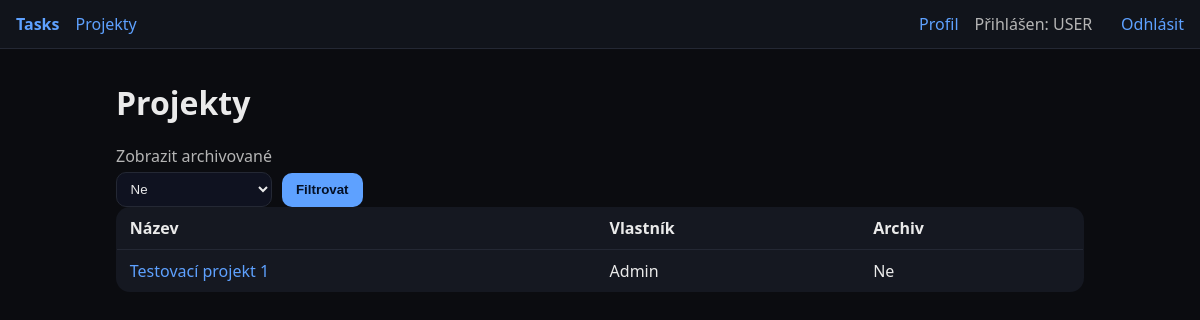
Page /projects (signed in) on the committed database.
### app/models.py (models this page shows)
class Project(Base):
    __tablename__ = "projects"
    id: Mapped[int] = mapped_column(Integer, primary_key=True)
    name: Mapped[str] = mapped_column(String, index=True)
    description: Mapped[str] = mapped_column(Text, default="")
    archived: Mapped[bool] = mapped_column(Boolean, default=False)
    owner_id: Mapped[int] = mapped_column(ForeignKey("users.id"))
    created_at: Mapped[datetime] = mapped_column(DateTime, default=func.now())
    owner = relationship("User")
    tasks = relationship("Task", back_populates="project", cascade="all, delete-orphan")
    members = relationship("ProjectMember", back_populates="project", cascade="all, delete-orphan")

class User(Base):
    __tablename__ = "users"
    id: Mapped[int] = mapped_column(Integer, primary_key=True, index=True)
    email: Mapped[str] = mapped_column(String, unique=True, index=True)
    password_hash: Mapped[str] = mapped_column(String)
    full_name: Mapped[str] = mapped_column(String, default="")
    role: Mapped[str] = mapped_column(String, default="USER")
    created_at: Mapped[datetime] = mapped_column(DateTime, default=func.now())
    tasks = relationship("Task", back_populates="assignee")

### app/routers/projects.py (the view)
@router.get("", response_class=HTMLResponse)
def list_projects(request: Request, db: Session = Depends(get_db), user: User = Depends(current_user)):
    projects = db.query(Project).join(ProjectMember, isouter=True).filter(
        (Project.owner_id == user.id) | (ProjectMember.user_id == user.id)
    ).distinct().all()
    return templates.TemplateResponse("projects/list.html", {"request": request, "projects": projects, "user": user})

### templates/projects/list.html (shortened to what this page needs)
{% extends 'base.html' %}
{% block content %}
<h1>Projekty</h1>
<form method="get" class="form inline" action="/projects">
  <label>Zobrazit archivované
    <select name="show_archived">
      <option value="">Ne</option>
    </select>
  </label>
  <button type="submit">Filtrovat</button>
</form>
<table class="table">
  <thead><tr><th>Název</th><th>Vlastník</th><th>Archiv</th></tr></thead>
  <tbody>
    {% for p in projects %}
      {% if request.query_params.get('show_archived')=='1' or not p.archived %}
      <tr>
        <td><a href="/projects/{{p.id}}">{{ p.name }}</a></td>
        <td>{{ p.owner.full_name or p.owner.email }}</td>
        <td>{{ 'Ano' if p.archived else 'Ne' }}</td>
      </tr>
      {% endif %}
    {% else %}
      <tr><td colspan="3">Žádné projekty</td></tr>
    {% endfor %}
  </tbody>
</table>
{% endblock %}

### static/styles.css (style rules this page uses)
:root { --bg:#0b0c10; --card:#151821; --text:#eaeaea; --muted:#b5b5b5; --acc:#5ea1ff; }
* { box-sizing: border-box; }
body { margin:0; font-family: ui-sans-serif, system-ui, -apple-system, Segoe UI, Roboto, Arial; background:var(--bg); color:var(--text); }
a { color: var(--acc); text-decoration: none; }
.table { width:100%; border-collapse: collapse; background: var(--card); border:1px solid #242834; border-radius: 14px; overflow: hidden; }
.table th, .table td { padding:.6rem .8rem; border-bottom:1px solid #242834; text-align:left; }
.btn, button { background: var(--acc); color:#041025; border:0; padding:.6rem .9rem; border-radius:10px; cursor:pointer; font-weight:600; }
.form { display:flex; flex-direction: column; gap:.6rem; background: var(--card); border:1px solid #242834; padding:1rem; border-radius:14px; }
.form.inline { flex-direction: row; align-items: end; gap:.6rem; background: transparent; border: 0; padding: 0; }
label { display:flex; flex-direction: column; gap:.3rem; color: var(--muted); }
input, select, textarea { background:#0f1220; color: var(--text); border:1px solid #242834; border-radius:10px; padding:.5rem .6rem; }

### rows in the picture
Project: name "Testovací projekt 1", owner "Admin", archived "Ne"

### other values in the picture
{{ role or 'USER' }} "USER"
